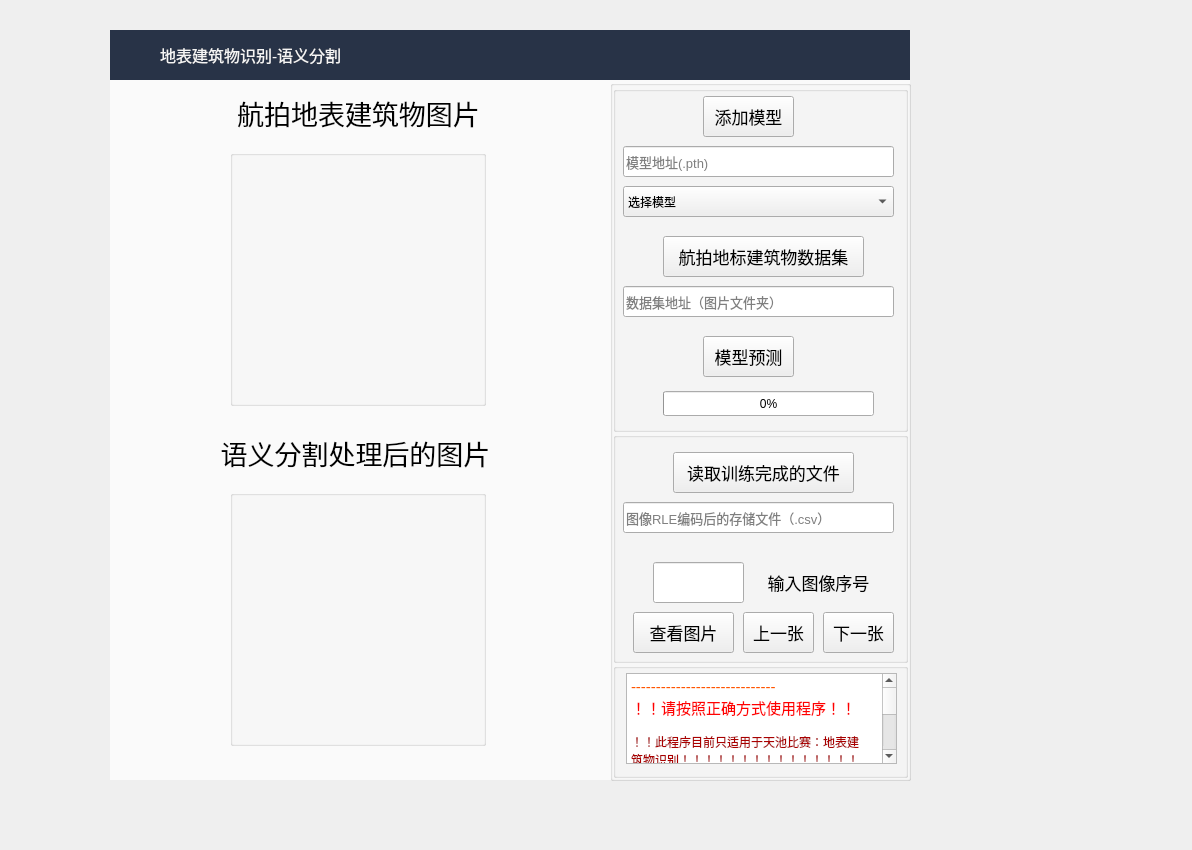
<?xml version="1.0" encoding="UTF-8"?>
<ui version="4.0">
 <class>MainWindow</class>
 <widget class="QMainWindow" name="MainWindow">
  <property name="geometry">
   <rect>
    <x>0</x>
    <y>0</y>
    <width>1192</width>
    <height>850</height>
   </rect>
  </property>
  <property name="windowTitle">
   <string>MainWindow</string>
  </property>
  <widget class="QWidget" name="centralwidget">
   <widget class="QLabel" name="label">
    <property name="geometry">
     <rect>
      <x>110</x>
      <y>80</y>
      <width>800</width>
      <height>700</height>
     </rect>
    </property>
    <property name="styleSheet">
     <string notr="true">background-color: rgb(250, 250, 250);</string>
    </property>
    <property name="text">
     <string/>
    </property>
   </widget>
   <widget class="QLabel" name="label_2">
    <property name="geometry">
     <rect>
      <x>110</x>
      <y>30</y>
      <width>800</width>
      <height>50</height>
     </rect>
    </property>
    <property name="styleSheet">
     <string notr="true">background-color: rgb(40, 51, 71);</string>
    </property>
    <property name="text">
     <string/>
    </property>
   </widget>
   <widget class="QPushButton" name="pushButton">
    <property name="geometry">
     <rect>
      <x>110</x>
      <y>30</y>
      <width>51</width>
      <height>51</height>
     </rect>
    </property>
    <property name="styleSheet">
     <string notr="true">QPushButton{
	border: none;
}</string>
    </property>
    <property name="text">
     <string/>
    </property>
    <property name="icon">
     <iconset resource="images.qrc">
      <normaloff>:/ico/ico/ico/main.ico</normaloff>:/ico/ico/ico/main.ico</iconset>
    </property>
    <property name="iconSize">
     <size>
      <width>40</width>
      <height>40</height>
     </size>
    </property>
   </widget>
   <widget class="QPushButton" name="pushButton_2">
    <property name="geometry">
     <rect>
      <x>810</x>
      <y>30</y>
      <width>50</width>
      <height>50</height>
     </rect>
    </property>
    <property name="styleSheet">
     <string notr="true">QPushButton{
	border: none;
}
QPushButton:hover{
	background-color:rgb(0, 0, 199);
	padding-bottom:5px;
}</string>
    </property>
    <property name="text">
     <string/>
    </property>
    <property name="icon">
     <iconset resource="images.qrc">
      <normaloff>:/ico/ico/ico/small.png</normaloff>:/ico/ico/ico/small.png</iconset>
    </property>
    <property name="iconSize">
     <size>
      <width>40</width>
      <height>40</height>
     </size>
    </property>
   </widget>
   <widget class="QPushButton" name="pushButton_3">
    <property name="geometry">
     <rect>
      <x>860</x>
      <y>30</y>
      <width>50</width>
      <height>50</height>
     </rect>
    </property>
    <property name="styleSheet">
     <string notr="true">QPushButton{
	border: none;
}
QPushButton:hover{
	background-color:rgb(190, 0, 3);
	padding-bottom:5px;
}</string>
    </property>
    <property name="text">
     <string/>
    </property>
    <property name="icon">
     <iconset resource="images.qrc">
      <normaloff>:/ico/ico/ico/close grey.png</normaloff>:/ico/ico/ico/close grey.png</iconset>
    </property>
    <property name="iconSize">
     <size>
      <width>40</width>
      <height>40</height>
     </size>
    </property>
   </widget>
   <widget class="QGroupBox" name="groupBox_2">
    <property name="geometry">
     <rect>
      <x>230</x>
      <y>150</y>
      <width>256</width>
      <height>256</height>
     </rect>
    </property>
    <property name="title">
     <string/>
    </property>
   </widget>
   <widget class="QGroupBox" name="groupBox_3">
    <property name="geometry">
     <rect>
      <x>230</x>
      <y>490</y>
      <width>256</width>
      <height>256</height>
     </rect>
    </property>
    <property name="title">
     <string/>
    </property>
   </widget>
   <widget class="QLabel" name="label_3">
    <property name="geometry">
     <rect>
      <x>113</x>
      <y>90</y>
      <width>491</width>
      <height>46</height>
     </rect>
    </property>
    <property name="font">
     <font>
      <family>黑体</family>
      <pointsize>20</pointsize>
     </font>
    </property>
    <property name="text">
     <string>航拍地表建筑物图片</string>
    </property>
    <property name="alignment">
     <set>Qt::AlignCenter</set>
    </property>
   </widget>
   <widget class="QLabel" name="label_5">
    <property name="geometry">
     <rect>
      <x>110</x>
      <y>430</y>
      <width>491</width>
      <height>46</height>
     </rect>
    </property>
    <property name="font">
     <font>
      <family>黑体</family>
      <pointsize>20</pointsize>
     </font>
    </property>
    <property name="text">
     <string>语义分割处理后的图片</string>
    </property>
    <property name="alignment">
     <set>Qt::AlignCenter</set>
    </property>
   </widget>
   <widget class="QGroupBox" name="groupBox">
    <property name="geometry">
     <rect>
      <x>610</x>
      <y>80</y>
      <width>301</width>
      <height>701</height>
     </rect>
    </property>
    <property name="title">
     <string/>
    </property>
    <layout class="QVBoxLayout" name="verticalLayout_2">
     <property name="spacing">
      <number>0</number>
     </property>
     <property name="leftMargin">
      <number>0</number>
     </property>
     <property name="topMargin">
      <number>0</number>
     </property>
     <property name="rightMargin">
      <number>0</number>
     </property>
     <property name="bottomMargin">
      <number>0</number>
     </property>
     <item>
      <layout class="QVBoxLayout" name="verticalLayout" stretch="3,2,1">
       <property name="spacing">
        <number>0</number>
       </property>
       <property name="bottomMargin">
        <number>0</number>
       </property>
       <item>
        <widget class="QGroupBox" name="groupBox_4">
         <property name="title">
          <string/>
         </property>
         <widget class="QPushButton" name="but_addmodel">
          <property name="geometry">
           <rect>
            <x>90</x>
            <y>10</y>
            <width>91</width>
            <height>41</height>
           </rect>
          </property>
          <property name="sizePolicy">
           <sizepolicy hsizetype="Fixed" vsizetype="Fixed">
            <horstretch>0</horstretch>
            <verstretch>0</verstretch>
           </sizepolicy>
          </property>
          <property name="font">
           <font>
            <family>黑体</family>
            <pointsize>13</pointsize>
           </font>
          </property>
          <property name="styleSheet">
           <string notr="true"/>
          </property>
          <property name="text">
           <string>添加模型</string>
          </property>
         </widget>
         <widget class="QPushButton" name="But_loaddata">
          <property name="geometry">
           <rect>
            <x>50</x>
            <y>150</y>
            <width>201</width>
            <height>41</height>
           </rect>
          </property>
          <property name="sizePolicy">
           <sizepolicy hsizetype="Fixed" vsizetype="Fixed">
            <horstretch>0</horstretch>
            <verstretch>0</verstretch>
           </sizepolicy>
          </property>
          <property name="font">
           <font>
            <family>黑体</family>
            <pointsize>13</pointsize>
           </font>
          </property>
          <property name="text">
           <string>航拍地标建筑物数据集</string>
          </property>
         </widget>
         <widget class="QPushButton" name="But_predit">
          <property name="geometry">
           <rect>
            <x>90</x>
            <y>250</y>
            <width>91</width>
            <height>41</height>
           </rect>
          </property>
          <property name="sizePolicy">
           <sizepolicy hsizetype="Fixed" vsizetype="Fixed">
            <horstretch>0</horstretch>
            <verstretch>0</verstretch>
           </sizepolicy>
          </property>
          <property name="font">
           <font>
            <family>黑体</family>
            <pointsize>13</pointsize>
           </font>
          </property>
          <property name="text">
           <string>模型预测</string>
          </property>
         </widget>
         <widget class="QLineEdit" name="model_path">
          <property name="geometry">
           <rect>
            <x>10</x>
            <y>60</y>
            <width>271</width>
            <height>31</height>
           </rect>
          </property>
          <property name="font">
           <font>
            <pointsize>10</pointsize>
           </font>
          </property>
          <property name="focusPolicy">
           <enum>Qt::NoFocus</enum>
          </property>
          <property name="contextMenuPolicy">
           <enum>Qt::DefaultContextMenu</enum>
          </property>
          <property name="acceptDrops">
           <bool>true</bool>
          </property>
          <property name="text">
           <string/>
          </property>
          <property name="placeholderText">
           <string>模型地址(.pth)</string>
          </property>
         </widget>
         <widget class="QLineEdit" name="datesets_path">
          <property name="geometry">
           <rect>
            <x>10</x>
            <y>200</y>
            <width>271</width>
            <height>31</height>
           </rect>
          </property>
          <property name="font">
           <font>
            <pointsize>10</pointsize>
           </font>
          </property>
          <property name="focusPolicy">
           <enum>Qt::NoFocus</enum>
          </property>
          <property name="placeholderText">
           <string>数据集地址（图片文件夹）</string>
          </property>
         </widget>
         <widget class="QProgressBar" name="progressBar">
          <property name="geometry">
           <rect>
            <x>50</x>
            <y>305</y>
            <width>211</width>
            <height>25</height>
           </rect>
          </property>
          <property name="value">
           <number>0</number>
          </property>
         </widget>
         <widget class="QComboBox" name="comboBox">
          <property name="geometry">
           <rect>
            <x>10</x>
            <y>100</y>
            <width>271</width>
            <height>31</height>
           </rect>
          </property>
          <item>
           <property name="text">
            <string>选择模型</string>
           </property>
          </item>
         </widget>
        </widget>
       </item>
       <item>
        <widget class="QGroupBox" name="groupBox_5">
         <property name="title">
          <string/>
         </property>
         <widget class="QPushButton" name="But_readtmp">
          <property name="geometry">
           <rect>
            <x>60</x>
            <y>20</y>
            <width>181</width>
            <height>41</height>
           </rect>
          </property>
          <property name="font">
           <font>
            <family>黑体</family>
            <pointsize>13</pointsize>
           </font>
          </property>
          <property name="text">
           <string>读取训练完成的文件</string>
          </property>
         </widget>
         <widget class="QLineEdit" name="tmp_pth">
          <property name="geometry">
           <rect>
            <x>10</x>
            <y>70</y>
            <width>271</width>
            <height>31</height>
           </rect>
          </property>
          <property name="font">
           <font>
            <pointsize>10</pointsize>
           </font>
          </property>
          <property name="focusPolicy">
           <enum>Qt::NoFocus</enum>
          </property>
          <property name="placeholderText">
           <string>图像RLE编码后的存储文件（.csv）</string>
          </property>
         </widget>
         <widget class="QPushButton" name="pushButton_8">
          <property name="geometry">
           <rect>
            <x>130</x>
            <y>130</y>
            <width>151</width>
            <height>41</height>
           </rect>
          </property>
          <property name="font">
           <font>
            <family>黑体</family>
            <pointsize>13</pointsize>
           </font>
          </property>
          <property name="focusPolicy">
           <enum>Qt::NoFocus</enum>
          </property>
          <property name="styleSheet">
           <string notr="true">QPushButton{
	border: none;
}</string>
          </property>
          <property name="text">
           <string>输入图像序号</string>
          </property>
         </widget>
         <widget class="QLineEdit" name="Entry_idx">
          <property name="geometry">
           <rect>
            <x>40</x>
            <y>130</y>
            <width>91</width>
            <height>41</height>
           </rect>
          </property>
          <property name="font">
           <font>
            <pointsize>12</pointsize>
           </font>
          </property>
          <property name="text">
           <string/>
          </property>
         </widget>
         <widget class="QPushButton" name="But_showimg">
          <property name="geometry">
           <rect>
            <x>20</x>
            <y>180</y>
            <width>101</width>
            <height>41</height>
           </rect>
          </property>
          <property name="font">
           <font>
            <family>黑体</family>
            <pointsize>13</pointsize>
           </font>
          </property>
          <property name="text">
           <string>查看图片</string>
          </property>
         </widget>
         <widget class="QPushButton" name="last_img">
          <property name="geometry">
           <rect>
            <x>130</x>
            <y>180</y>
            <width>71</width>
            <height>41</height>
           </rect>
          </property>
          <property name="font">
           <font>
            <family>黑体</family>
            <pointsize>13</pointsize>
           </font>
          </property>
          <property name="text">
           <string>上一张</string>
          </property>
         </widget>
         <widget class="QPushButton" name="next_img">
          <property name="geometry">
           <rect>
            <x>210</x>
            <y>180</y>
            <width>71</width>
            <height>41</height>
           </rect>
          </property>
          <property name="font">
           <font>
            <family>黑体</family>
            <pointsize>13</pointsize>
           </font>
          </property>
          <property name="text">
           <string>下一张</string>
          </property>
         </widget>
        </widget>
       </item>
       <item>
        <widget class="QGroupBox" name="groupBox_6">
         <property name="title">
          <string/>
         </property>
         <widget class="QTextEdit" name="textEdit">
          <property name="geometry">
           <rect>
            <x>13</x>
            <y>10</y>
            <width>271</width>
            <height>91</height>
           </rect>
          </property>
          <property name="focusPolicy">
           <enum>Qt::NoFocus</enum>
          </property>
          <property name="html">
           <string>&lt;!DOCTYPE HTML PUBLIC &quot;-//W3C//DTD HTML 4.0//EN&quot; &quot;http://www.w3.org/TR/REC-html40/strict.dtd&quot;&gt;
&lt;html&gt;&lt;head&gt;&lt;meta name=&quot;qrichtext&quot; content=&quot;1&quot; /&gt;&lt;style type=&quot;text/css&quot;&gt;
p, li { white-space: pre-wrap; }
&lt;/style&gt;&lt;/head&gt;&lt;body style=&quot; font-family:'SimSun'; font-size:9pt; font-weight:400; font-style:normal;&quot;&gt;
&lt;p style=&quot; margin-top:0px; margin-bottom:0px; margin-left:0px; margin-right:0px; -qt-block-indent:0; text-indent:0px;&quot;&gt;&lt;span style=&quot; font-size:11pt; color:#ff5500;&quot;&gt;-----------------------------&lt;/span&gt;&lt;/p&gt;
&lt;p style=&quot; margin-top:0px; margin-bottom:0px; margin-left:0px; margin-right:0px; -qt-block-indent:0; text-indent:0px;&quot;&gt;&lt;span style=&quot; font-size:11pt; color:#ff0000;&quot;&gt;！！请按照正确方式使用程序！！&lt;/span&gt;&lt;/p&gt;
&lt;p style=&quot;-qt-paragraph-type:empty; margin-top:0px; margin-bottom:0px; margin-left:0px; margin-right:0px; -qt-block-indent:0; text-indent:0px;&quot;&gt;&lt;br /&gt;&lt;/p&gt;
&lt;p style=&quot; margin-top:0px; margin-bottom:0px; margin-left:0px; margin-right:0px; -qt-block-indent:0; text-indent:0px;&quot;&gt;&lt;span style=&quot; color:#aa0000;&quot;&gt;！！此程序目前只适用于天池比赛：地表建&lt;/span&gt;&lt;/p&gt;
&lt;p style=&quot; margin-top:0px; margin-bottom:0px; margin-left:0px; margin-right:0px; -qt-block-indent:0; text-indent:0px;&quot;&gt;&lt;span style=&quot; color:#aa0000;&quot;&gt;筑物识别！！！！！！！！！！！！！！！&lt;/span&gt;&lt;/p&gt;
&lt;p style=&quot;-qt-paragraph-type:empty; margin-top:0px; margin-bottom:0px; margin-left:0px; margin-right:0px; -qt-block-indent:0; text-indent:0px;&quot;&gt;&lt;br /&gt;&lt;/p&gt;
&lt;p style=&quot; margin-top:0px; margin-bottom:0px; margin-left:0px; margin-right:0px; -qt-block-indent:0; text-indent:0px;&quot;&gt;&lt;span style=&quot; color:#0000ff;&quot;&gt;使用注意事项如下&lt;/span&gt;&lt;/p&gt;
&lt;p style=&quot;-qt-paragraph-type:empty; margin-top:0px; margin-bottom:0px; margin-left:0px; margin-right:0px; -qt-block-indent:0; text-indent:0px; font-size:11pt; color:#0000ff;&quot;&gt;&lt;br /&gt;&lt;/p&gt;
&lt;p style=&quot; margin-top:0px; margin-bottom:0px; margin-left:0px; margin-right:0px; -qt-block-indent:0; text-indent:0px;&quot;&gt;&lt;span style=&quot; color:#0000ff;&quot;&gt;需要有使用pytorch预训练的模型&lt;/span&gt;&lt;/p&gt;
&lt;p style=&quot; margin-top:0px; margin-bottom:0px; margin-left:0px; margin-right:0px; -qt-block-indent:0; text-indent:0px;&quot;&gt;&lt;span style=&quot; color:#0000ff;&quot;&gt;（.pth文件）&lt;/span&gt;&lt;/p&gt;
&lt;p style=&quot;-qt-paragraph-type:empty; margin-top:0px; margin-bottom:0px; margin-left:0px; margin-right:0px; -qt-block-indent:0; text-indent:0px; font-size:11pt; color:#0000ff;&quot;&gt;&lt;br /&gt;&lt;/p&gt;
&lt;p style=&quot; margin-top:0px; margin-bottom:0px; margin-left:0px; margin-right:0px; -qt-block-indent:0; text-indent:0px;&quot;&gt;&lt;span style=&quot; color:#0000ff;&quot;&gt;模型预测时程序会出现假死现象，不要强制&lt;/span&gt;&lt;/p&gt;
&lt;p style=&quot; margin-top:0px; margin-bottom:0px; margin-left:0px; margin-right:0px; -qt-block-indent:0; text-indent:0px;&quot;&gt;&lt;span style=&quot; color:#0000ff;&quot;&gt;退出，程序还在正常运行&lt;/span&gt;&lt;/p&gt;
&lt;p style=&quot; margin-top:0px; margin-bottom:0px; margin-left:0px; margin-right:0px; -qt-block-indent:0; text-indent:0px;&quot;&gt;&lt;span style=&quot; color:#0000ff;&quot;&gt;模型预测时需要注意以下事项：&lt;/span&gt;&lt;/p&gt;
&lt;p style=&quot; margin-top:0px; margin-bottom:0px; margin-left:0px; margin-right:0px; -qt-block-indent:0; text-indent:0px;&quot;&gt;&lt;span style=&quot; color:#0000ff;&quot;&gt;1.把比赛下载的数据集放到和程序&lt;/span&gt;&lt;/p&gt;
&lt;p style=&quot; margin-top:0px; margin-bottom:0px; margin-left:0px; margin-right:0px; -qt-block-indent:0; text-indent:0px;&quot;&gt;&lt;span style=&quot; color:#0000ff;&quot;&gt;同一目录的datasets文件夹下&lt;/span&gt;&lt;/p&gt;
&lt;p style=&quot; margin-top:0px; margin-bottom:0px; margin-left:0px; margin-right:0px; -qt-block-indent:0; text-indent:0px;&quot;&gt;&lt;span style=&quot; color:#0000ff;&quot;&gt;test_a_samplesubmit.csv的路径为：./datasets/test_a_samplesubmit.csv&lt;/span&gt;&lt;/p&gt;
&lt;p style=&quot; margin-top:0px; margin-bottom:0px; margin-left:0px; margin-right:0px; -qt-block-indent:0; text-indent:0px;&quot;&gt;&lt;span style=&quot; color:#0000ff;&quot;&gt;test_a文件夹的路径为：./datasets/test_a&lt;/span&gt;&lt;/p&gt;
&lt;p style=&quot; margin-top:0px; margin-bottom:0px; margin-left:0px; margin-right:0px; -qt-block-indent:0; text-indent:0px;&quot;&gt;&lt;span style=&quot; color:#0000ff;&quot;&gt;程序调用时使用的相对路径&lt;/span&gt;&lt;/p&gt;
&lt;p style=&quot; margin-top:0px; margin-bottom:0px; margin-left:0px; margin-right:0px; -qt-block-indent:0; text-indent:0px;&quot;&gt;&lt;span style=&quot; color:#0000ff;&quot;&gt;2.模型文件.pth的命名格式如下：&lt;/span&gt;&lt;/p&gt;
&lt;p style=&quot; margin-top:0px; margin-bottom:0px; margin-left:0px; margin-right:0px; -qt-block-indent:0; text-indent:0px;&quot;&gt;&lt;span style=&quot; color:#0000ff;&quot;&gt;fcn_resnet50_15_model.pth&lt;/span&gt;&lt;/p&gt;
&lt;p style=&quot; margin-top:0px; margin-bottom:0px; margin-left:0px; margin-right:0px; -qt-block-indent:0; text-indent:0px;&quot;&gt;&lt;span style=&quot; color:#0000ff;&quot;&gt;  fcn表示模型&lt;/span&gt;&lt;/p&gt;
&lt;p style=&quot; margin-top:0px; margin-bottom:0px; margin-left:0px; margin-right:0px; -qt-block-indent:0; text-indent:0px;&quot;&gt;&lt;span style=&quot; color:#0000ff;&quot;&gt;  rennet50表示主干网络&lt;/span&gt;&lt;/p&gt;
&lt;p style=&quot; margin-top:0px; margin-bottom:0px; margin-left:0px; margin-right:0px; -qt-block-indent:0; text-indent:0px;&quot;&gt;&lt;span style=&quot; color:#0000ff;&quot;&gt;  15表示训练次数&lt;/span&gt;&lt;/p&gt;
&lt;p style=&quot; margin-top:0px; margin-bottom:0px; margin-left:0px; margin-right:0px; -qt-block-indent:0; text-indent:0px;&quot;&gt;&lt;span style=&quot; color:#0000ff;&quot;&gt;  model&lt;/span&gt;&lt;/p&gt;
&lt;p style=&quot; margin-top:0px; margin-bottom:0px; margin-left:0px; margin-right:0px; -qt-block-indent:0; text-indent:0px;&quot;&gt;&lt;span style=&quot; color:#0000ff;&quot;&gt;  注:_分割，前俩个命名方式必须按照格式命名，!!全部小写!!&lt;/span&gt;&lt;/p&gt;
&lt;p style=&quot; margin-top:0px; margin-bottom:0px; margin-left:0px; margin-right:0px; -qt-block-indent:0; text-indent:0px;&quot;&gt;&lt;span style=&quot; color:#0000ff;&quot;&gt;3.目前只使用以下模型&lt;/span&gt;&lt;/p&gt;
&lt;p style=&quot; margin-top:0px; margin-bottom:0px; margin-left:0px; margin-right:0px; -qt-block-indent:0; text-indent:0px;&quot;&gt;&lt;span style=&quot; color:#0000ff;&quot;&gt;FCN+ResNet50&lt;/span&gt;&lt;/p&gt;
&lt;p style=&quot; margin-top:0px; margin-bottom:0px; margin-left:0px; margin-right:0px; -qt-block-indent:0; text-indent:0px;&quot;&gt;&lt;span style=&quot; color:#0000ff;&quot;&gt;FCN+ResNet101&lt;/span&gt;&lt;/p&gt;
&lt;p style=&quot; margin-top:0px; margin-bottom:0px; margin-left:0px; margin-right:0px; -qt-block-indent:0; text-indent:0px;&quot;&gt;&lt;span style=&quot; color:#0000ff;&quot;&gt;Unet+ResNet50&lt;/span&gt;&lt;/p&gt;
&lt;p style=&quot; margin-top:0px; margin-bottom:0px; margin-left:0px; margin-right:0px; -qt-block-indent:0; text-indent:0px;&quot;&gt;&lt;span style=&quot; color:#0000ff;&quot;&gt;Unet+EfficientB4&lt;/span&gt;&lt;/p&gt;
&lt;p style=&quot; margin-top:0px; margin-bottom:0px; margin-left:0px; margin-right:0px; -qt-block-indent:0; text-indent:0px;&quot;&gt;&lt;span style=&quot; color:#0000ff;&quot;&gt;UnetPlusPlus+EfficientB4&lt;/span&gt;&lt;/p&gt;
&lt;p style=&quot; margin-top:0px; margin-bottom:0px; margin-left:0px; margin-right:0px; -qt-block-indent:0; text-indent:0px;&quot;&gt;&lt;span style=&quot; color:#0000ff;&quot;&gt;如需增加模型要改predictor.py的代码&lt;/span&gt;&lt;/p&gt;
&lt;p style=&quot; margin-top:0px; margin-bottom:0px; margin-left:0px; margin-right:0px; -qt-block-indent:0; text-indent:0px;&quot;&gt;&lt;span style=&quot; font-size:11pt; color:#ff5500;&quot;&gt;-----------------------------&lt;/span&gt;&lt;/p&gt;&lt;/body&gt;&lt;/html&gt;</string>
          </property>
         </widget>
        </widget>
       </item>
      </layout>
     </item>
    </layout>
   </widget>
   <widget class="QLabel" name="label_4">
    <property name="geometry">
     <rect>
      <x>160</x>
      <y>30</y>
      <width>191</width>
      <height>50</height>
     </rect>
    </property>
    <property name="font">
     <font>
      <family>Gabriola</family>
      <pointsize>12</pointsize>
     </font>
    </property>
    <property name="styleSheet">
     <string notr="true">color: rgb(245, 245, 245);</string>
    </property>
    <property name="text">
     <string>地表建筑物识别-语义分割</string>
    </property>
   </widget>
  </widget>
 </widget>
 <resources>
  <include location="images.qrc"/>
 </resources>
 <connections>
  <connection>
   <sender>pushButton_2</sender>
   <signal>clicked()</signal>
   <receiver>MainWindow</receiver>
   <slot>showMinimized()</slot>
   <hints>
    <hint type="sourcelabel">
     <x>848</x>
     <y>67</y>
    </hint>
    <hint type="destinationlabel">
     <x>780</x>
     <y>11</y>
    </hint>
   </hints>
  </connection>
  <connection>
   <sender>pushButton_3</sender>
   <signal>clicked()</signal>
   <receiver>MainWindow</receiver>
   <slot>close()</slot>
   <hints>
    <hint type="sourcelabel">
     <x>904</x>
     <y>68</y>
    </hint>
    <hint type="destinationlabel">
     <x>915</x>
     <y>14</y>
    </hint>
   </hints>
  </connection>
 </connections>
</ui>
